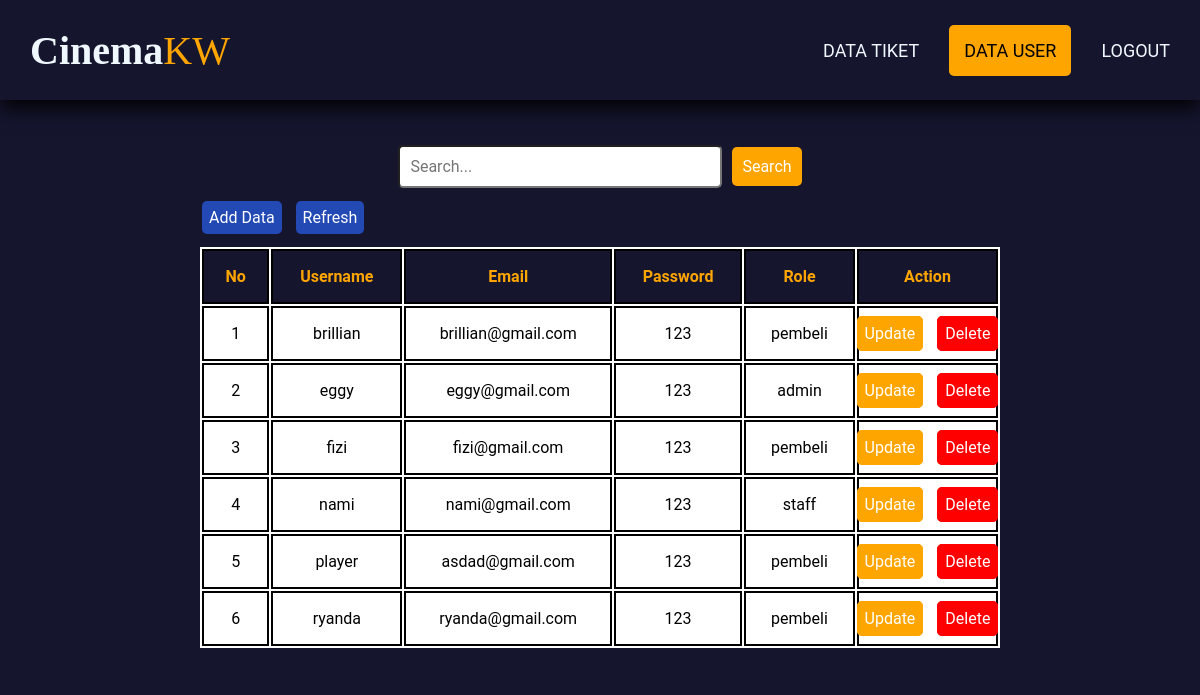
The app's page /crud_user.php?sort=username (signed in) with its own data.
### tables this page shows
CREATE TABLE `user` (
  `id_user` int(11) NOT NULL,
  `username` varchar(50) NOT NULL,
  `email` varchar(50) NOT NULL,
  `password` varchar(50) NOT NULL,
  `role` varchar(20) NOT NULL
);

### crud_user.php (the view, shortened to what this page needs)
<?php
include 'koneksi.php';
$query = "SELECT * FROM user";
if (isset($_GET['sort'])) {
  $valid_columns = array('username', 'email', 'role');
  $sort = mysqli_real_escape_string($conn, $_GET['sort']);
  if (in_array($sort, $valid_columns)) {
    $query .= " ORDER BY $sort";
  }
}
$result = mysqli_query($conn, $query);
?>
<!DOCTYPE html>
<html lang="en">
<head>
    <link rel="stylesheet" href="style/style.css">
    <link rel="stylesheet" href="style/crud.css">
</head>
<body>
  <div class="container">
    <nav class="wrapper">
        <div class="prof">
            <div class="fname">Cinema</div>
            <div class="lname">KW</div>
        </div>
        <?php if($_SESSION['role'] == 'admin'): ?>
            <ul class="nav">
              <li><a href="crud_tiket.php">Data Tiket</a></li>
              <li><a href="crud_user.php" class="active">Data User</a></li>
              <li><a href="logout.php">Logout</a></li>
            </ul>
            <?php endif; ?>
    </nav>
    <div class="table-user">
        <form method="GET" action="">
          <div class="search-container">
            <input type="text" name="search" placeholder="Search..." class="search-input">
            <button type="submit" class="search-button">Search</button>
          </div>
        </form>
        <div class ="tes">
          <a href="crud_user/create.php" class="btn-primary">Add Data</a>
          <a href="crud_user.php" class=btn-secondary>Refresh</a>
        </div>
        <table class="tabel">
            <thead>
            <tr class="table-judul">
              <th>No</th>
              <th><a style="color:orange" href="?sort=username">Username</a></th>
              <th><a style="color:orange" href="?sort=email">Email</a></th>
              <th>Password</th>
              <th><a style="color:orange" href="?sort=role">Role</a></th>
              <th>Action</th>
            </tr>
            </thead>
            <?php
              $i=1;
              while($row = mysqli_fetch_assoc($result)){
            ?>
            <tr>
                <td><?php echo $i?></td>
                <td><?php echo $row['username']?></td>
                <td><?php echo $row['email']?></td>
                <td><?php echo $row['password']?></td>
                <td><?php echo $row['role']?></td>
                <td>
                    <a href="crud_user/update.php?id=<?php echo $row['id_user']?>" class="btn-danger" role="button">Update</a>
                    <a href="crud_user/delete.php?id=<?php echo $row['id_user']?>" class="btn-warning" role="button">Delete</a>
                </td>
            </tr>
            <?php
            $i++;
            }
            ?>
        </table>
        <br>
    </div>
  </div>
</body>
</html>

### style/style.css (style rules this page uses)
*, html, body { margin: 0 ; padding: 0; font-family: "Roboto", sans-serif; }
body { background-color: rgb(21, 21, 46); }
.container { display: flex; flex-direction: column; width: 100%; height: auto; background-color: rgb(21, 21, 46); margin-bottom: 100px; }
.wrapper { position: fixed; top: 0; left: 0; right: 0; margin-top: 0; display: flex; justify-content: space-between; align-items: center; font-size: 20px; padding: 15px; width: 97,5%; height: 70px; background-color:rgb(21, 21, 46); box-shadow: 0 7px 20px 0 black; z-index: 1; }
.prof { display: flex; flex-direction: row; font-size: 1.5em; padding: 15px; }
.fname { color: aliceblue; font-weight: 700; font-family: "Forte", "san-serif"; font-size: 40px; }
.lname { color: orange; font-weight: 400px; padding-left: 0px; font-family: "Forte", "san-serif"; font-size: 40px; }
.nav { display: flex; justify-content: center; align-items: center; text-transform: uppercase; }
.nav li { list-style-type: none; padding: 15px; }
.nav li a { color: aliceblue; font-size: 20px; text-decoration: none; font-size: large; }
.active { color: rgb(0, 0, 0) !important; background-color:orange; border-radius: 5px; padding: 15px; }
.table-user { margin-top: 120px !important; }

### style/crud.css (style rules this page uses)
table { background-color: rgb(255, 255, 255); justify-content: center; width: 100%; }
.tabel td { padding: 1rem; }
table tr { border: 2px solid black; }
table th { padding: 1rem !important; }
table td { border: 2px solid black !important; text-align: center; }
.table-judul { background-color: rgb(21, 21, 46); color: orange; }
.table-judul th { padding:8px; border:2px solid #000000 ; }
.table-user { margin-top: 30px; background-color: rgb(21, 21, 46); justify-content: center; margin-right: 200px; margin-left: 200px; border-radius: 10px; }
.search-container { display: flex; align-items: center; margin-bottom: 20px; margin-top: 25px; justify-content: center; }
.search-input { padding: 10px; border-radius: 5px; margin-right: 10px; font-size: 16px; width: 300px; }
.search-button { padding: 10px; border: none; border-radius: 5px; background-color: orange; font-size: 16px; cursor: pointer; color: #fff; font-size: 16px; }
.btn-danger { border: 1px solid orange; background-color: orange; padding: 7px; margin-right: 5px; margin-left: -30px; text-decoration: none; border-radius: 5px; color: #fff; font-size: 16px; }
.btn-warning { border: 1px solid red; background-color: red; padding: 7px; margin-left: 5px; margin-right: -30px; text-decoration: none; border-radius: 5px; color: #fff; font-size: 16px; }
.btn-primary { background-color: rgb(34, 73, 180); margin-bottom: 10px; padding: 7px; bottom: 0; margin-right: 10px; margin-left: 2px; text-decoration: none; border-radius: 5px; color: #fff; font-size: 16px; }
.btn-secondary { background-color: rgb(34, 73, 180); margin-bottom: 10px; padding: 7px; bottom: 0; margin-right: 20px; text-decoration: none; border-radius: 5px; color: #fff; font-size: 16px; }
.tes { margin-bottom: 20px; }
.table-judul a { text-decoration: none; }

### records on screen
user: username "brillian", email "brillian@gmail.com", password "123", role "pembeli"
user: username "eggy", email "eggy@gmail.com", password "123", role "admin"
user: username "fizi", email "fizi@gmail.com", password "123", role "pembeli"
user: username "nami", email "nami@gmail.com", password "123", role "staff"
user: username "player", email "asdad@gmail.com", password "123", role "pembeli"
user: username "ryanda", email "ryanda@gmail.com", password "123", role "pembeli"
